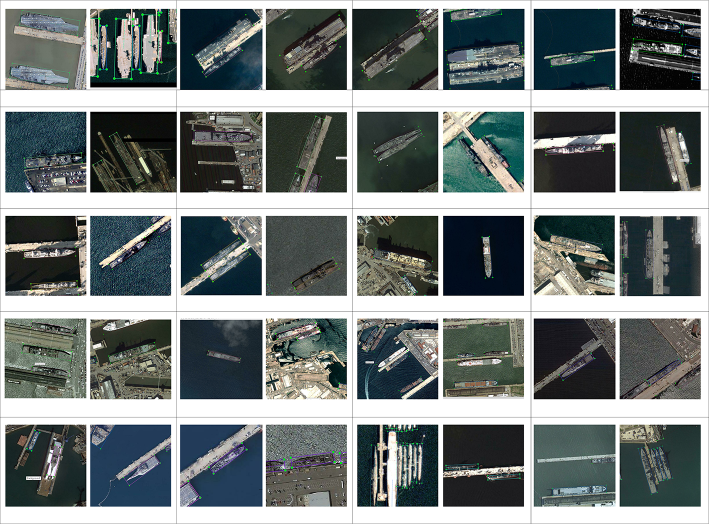
#> input picture Figs/dataset.png, 1417 x 1048 px (shown at 1/2 size)
$ python -i DataFunction.py   (imports and definitions only)   (older library calls are emulated)
#> lines starting #> are read from the running program, lines starting #| are printed output that depends on the picture
#> further down, picture is the input picture: shape (1048, 1417, 3); mean B, G, R 124.5, 125.1, 117.8
# -*- coding: utf-8 -*-
"""
Created on Thu Aug 29 08:04:59 2019
@author: zhangfeng
版本 10.31
"""
from __future__ import absolute_import
from __future__ import print_function
from __future__ import division
import os
import argparse
import cv2
import numpy as np
import datetime
import xmltools
# from lxml import etree
import xml.etree.ElementTree as ET
import xmltodict
# import gdal
#from osgeo import gdal
from PIL import Image, ImageEnhance
# from skimage import exposure,util
# from albumentations import (
#     HorizontalFlip, IAAPerspective, ShiftScaleRotate, CLAHE, RandomRotate90,
#     Transpose, ShiftScaleRotate, Blur, OpticalDistortion, GridDistortion, HueSaturationValue,
#     IAAAdditiveGaussianNoise, GaussNoise, MotionBlur, MedianBlur, RandomBrightnessContrast, IAAPiecewiseAffine,
#     IAASharpen, IAAEmboss, Flip, OneOf, Compose,ISONoise,ToGray,JpegCompression,Equalize,Cutout,CoarseDropout#FancyPCA
# )
headstr = """\
   <annotation>
	<folder></folder>
    <gsd>{}</gsd>
	<filename>{}</filename>
	<path>{}</path>
	<source>
		<database>{}</database>
	</source>
	<size>
		<width>{}</width>
		<height>{}</height>
		<depth>{}</depth>
	</size>
	<segmented>0</segmented>
    """
objstr = """\
       <object>
		<name>{}</name>
		<pose>Unspecified</pose>
		<truncated>0</truncated>
		<difficult>{}</difficult>
		<robndbox>
			<cx>{}</cx>
			<cy>{}</cy>
			<w>{}</w>
			<h>{}</h>
			<angle>{}</angle>
		</robndbox>
		<extra>{}</extra>
	</object>
    """
tailstr = '''\
      </annotation>
    '''
objstr_vocxml = """\
      <object>
		<name>{}</name>
		<pose>0</pose>
		<truncated>1</truncated>
		<difficult>{}</difficult>
		<bndbox>
			<xmin>{}</xmin>
			<ymin>{}</ymin>
			<xmax>{}</xmax>
			<ymax>{}</ymax>
		</bndbox>
        <extra>{}</extra>
	</object>
    """
objstr_8point = """\
       <object>
		<name>{}</name>
		<pose>Unspecified</pose>
		<truncated>0</truncated>
		<difficult>{}</difficult>
		<bndbox>
            <x0>{}</x0>
            <y0>{}</y0>
            <x1>{}</x1>
            <y1>{}</y1>
            <x2>{}</x2>
            <y2>{}</y2>
            <x3>{}</x3>
            <y3>{}</y3>
        </bndbox>
	</object>
    """
# [1166 lines left out: functions parse_args, get_file_paths_recursive_list, get_file, get_file_paths_recursive, cv_imread_cn, write_xml and 32 more, not called in this run]

def randomColor(image):
    #    颜色抖动
    image = Image.fromarray(cv2.cvtColor(image, cv2.COLOR_BGR2RGB)) # cv2 转 PIL
    random_factor = np.random.randint(0, 23) / 10.  # 随机因子31
    color_image = ImageEnhance.Color(image).enhance(random_factor)  # 调整图像的饱和度
    random_factor = np.random.randint(10, 13) / 10.  # 随机因子21
    brightness_image = ImageEnhance.Brightness(color_image).enhance(random_factor)  # 调整图像的亮度
    random_factor = np.random.randint(10, 13) / 10.  # 随机因1子21
    contrast_image = ImageEnhance.Contrast(brightness_image).enhance(random_factor)  # 调整图像对比度
    random_factor = np.random.randint(0, 23) / 10.  # 随机因子31
    img=ImageEnhance.Sharpness(contrast_image).enhance(random_factor)# 调整图像锐度
    # PIL 转 cv2
    img = cv2.cvtColor(np.asarray(img), cv2.COLOR_RGB2BGR)
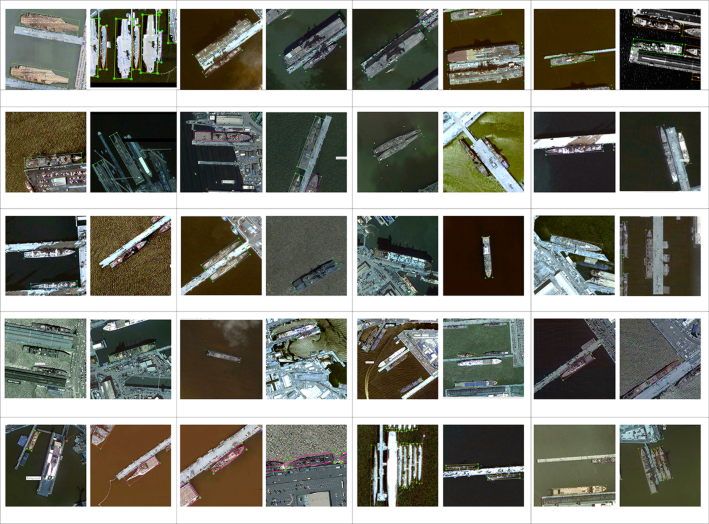
#> img: shape (1048, 1417, 3) (shown at 1/2 size); mean R, G, B 129.4, 130.1, 120.7
    return img.astype(np.uint8)

# [16 lines left out: function PCAJitter, not called in this run]

def adjustGamma(image,para):
    return  exposure.adjust_gamma(image, para)

# [303 lines left out: functions downUpSample, addNoise, randFlip, strong_aug, crop_img_rotatexml, crop_img_rotatexml_val and 1 more, not called in this run]
# png_path_list=get_file_paths_recursive('/home/zf/2020ZKXT/png/','.png')
png_path_list=''
# [100 lines left out: functions save_aug_img_xml, save_aug_img_val_xml, not called in this run]

color_list = np.array(
        [
            1.000, 1.000, 1.000,
            0.850, 0.325, 0.098,
            0.929, 0.694, 0.125,
            0.494, 0.184, 0.556,
            0.466, 0.674, 0.188,
            0.301, 0.745, 0.933,
            0.635, 0.078, 0.184,
            0.300, 0.300, 0.300,
            0.600, 0.600, 0.600,
            1.000, 0.000, 0.000,
            1.000, 0.500, 0.000,
            0.749, 0.749, 0.000,
            0.000, 1.000, 0.000,
            0.000, 0.000, 1.000,
            0.667, 0.000, 1.000,
            0.333, 0.333, 0.000,
            0.333, 0.667, 0.000,
            0.333, 1.000, 0.000,
            0.667, 0.333, 0.000,
            0.667, 0.667, 0.000,
            0.667, 1.000, 0.000,
            1.000, 0.333, 0.000,
            1.000, 0.667, 0.000,
            1.000, 1.000, 0.000,
            0.000, 0.333, 0.500,
            0.000, 0.667, 0.500,
            0.000, 1.000, 0.500,
            0.333, 0.000, 0.500,
            0.333, 0.333, 0.500,
            0.333, 0.667, 0.500,
            0.333, 1.000, 0.500,
            0.667, 0.000, 0.500,
            0.667, 0.333, 0.500,
            0.667, 0.667, 0.500,
            0.667, 1.000, 0.500,
            1.000, 0.000, 0.500,
            1.000, 0.333, 0.500,
            1.000, 0.667, 0.500,
            1.000, 1.000, 0.500,
            0.000, 0.333, 1.000,
            0.000, 0.667, 1.000,
            0.000, 1.000, 1.000,
            0.333, 0.000, 1.000,
            0.333, 0.333, 1.000,
            0.333, 0.667, 1.000,
            0.333, 1.000, 1.000,
            0.667, 0.000, 1.000,
            0.667, 0.333, 1.000,
            0.667, 0.667, 1.000,
            0.667, 1.000, 1.000,
            1.000, 0.000, 1.000,
            1.000, 0.333, 1.000,
            1.000, 0.667, 1.000,
            0.167, 0.000, 0.000,
            0.333, 0.000, 0.000,
            0.500, 0.000, 0.000,
            0.667, 0.000, 0.000,
            0.833, 0.000, 0.000,
            1.000, 0.000, 0.000,
            0.000, 0.167, 0.000,
            0.000, 0.333, 0.000,
            0.000, 0.500, 0.000,
            0.000, 0.667, 0.000,
            0.000, 0.833, 0.000,
            0.000, 1.000, 0.000,
            0.000, 0.000, 0.167,
            0.000, 0.000, 0.333,
            0.000, 0.000, 0.500,
            0.000, 0.000, 0.667,
            0.000, 0.000, 0.833,
            0.000, 0.000, 1.000,
            0.000, 0.000, 0.000,
            0.143, 0.143, 0.143,
            0.286, 0.286, 0.286,
            0.429, 0.429, 0.429,
            0.571, 0.571, 0.571,
            0.714, 0.714, 0.714,
            0.857, 0.857, 0.857,
            0.000, 0.447, 0.741,
            0.50, 0.5, 0
        ]
    ).astype(np.float32)
color_list = color_list.reshape((-1, 3)) * 255
colors = [(color_list[_]).astype(np.uint8) \
            for _ in range(len(color_list))]

>>> import cv2
>>> picture = cv2.imread('../Figs/dataset.png')
>>> result = randomColor(picture)
